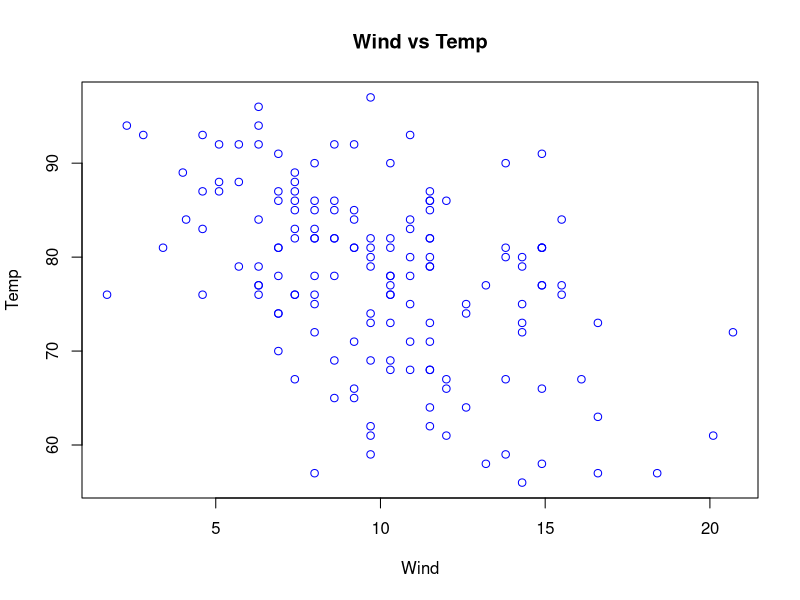
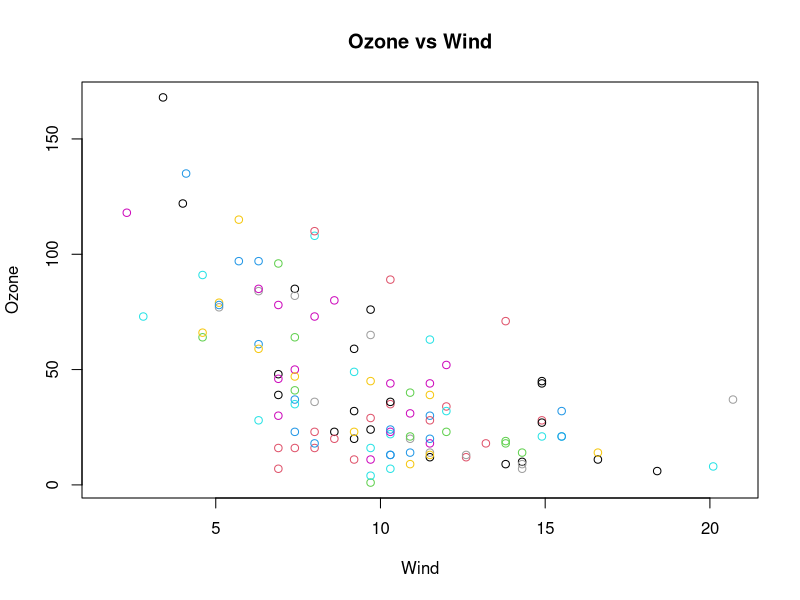
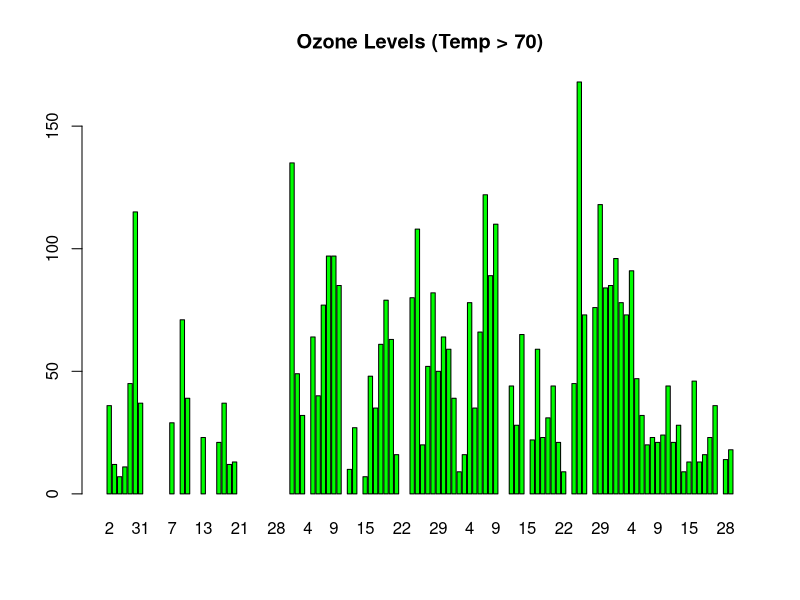

The R source for these figures, in order:
data(airquality)

# a. Scatter plot: wind vs temperature
plot(airquality$Wind, airquality$Temp, main="Wind vs Temp", xlab="Wind", ylab="Temp", col="blue")

# b. Scatter plot: ozone vs wind with color
plot(airquality$Wind, airquality$Ozone, col=airquality$Temp, main="Ozone vs Wind", xlab="Wind", ylab="Ozone")

# c. Bar plot for ozone levels where Temp > 70
subset_data <- airquality[airquality$Temp > 70, ]
barplot(subset_data$Ozone, names.arg=subset_data$Day, col="green", main="Ozone Levels (Temp > 70)")